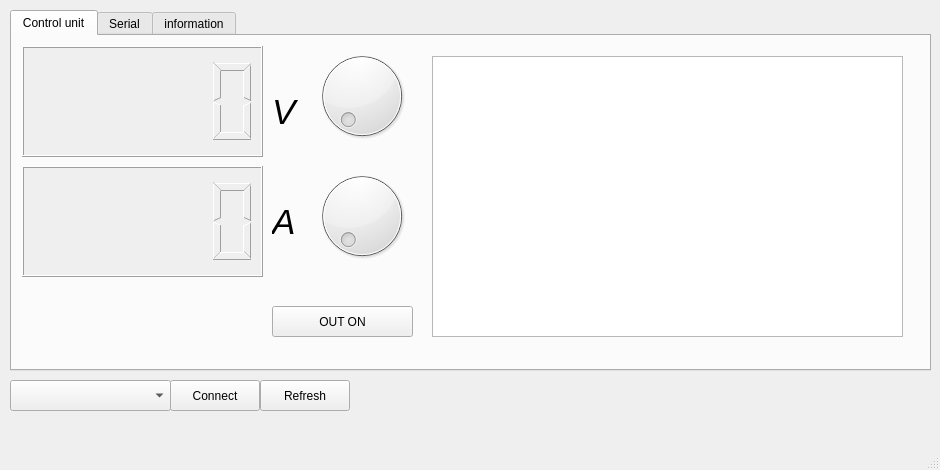
<?xml version="1.0" encoding="UTF-8"?>
<ui version="4.0">
 <class>MainWindow</class>
 <widget class="QMainWindow" name="MainWindow">
  <property name="geometry">
   <rect>
    <x>0</x>
    <y>0</y>
    <width>940</width>
    <height>470</height>
   </rect>
  </property>
  <property name="minimumSize">
   <size>
    <width>940</width>
    <height>470</height>
   </size>
  </property>
  <property name="maximumSize">
   <size>
    <width>940</width>
    <height>470</height>
   </size>
  </property>
  <property name="windowTitle">
   <string>FRX Labortnetzteil</string>
  </property>
  <property name="windowIcon">
   <iconset resource="ressourcen.qrc">
    <normaloff>:/icon_250.ico</normaloff>:/icon_250.ico</iconset>
  </property>
  <property name="autoFillBackground">
   <bool>true</bool>
  </property>
  <widget class="QWidget" name="centralwidget">
   <widget class="QComboBox" name="cbserial">
    <property name="geometry">
     <rect>
      <x>10</x>
      <y>380</y>
      <width>161</width>
      <height>31</height>
     </rect>
    </property>
   </widget>
   <widget class="QPushButton" name="btn_connect">
    <property name="geometry">
     <rect>
      <x>170</x>
      <y>380</y>
      <width>90</width>
      <height>31</height>
     </rect>
    </property>
    <property name="text">
     <string>Connect</string>
    </property>
   </widget>
   <widget class="QTabWidget" name="tabWidget">
    <property name="geometry">
     <rect>
      <x>10</x>
      <y>10</y>
      <width>921</width>
      <height>361</height>
     </rect>
    </property>
    <property name="focusPolicy">
     <enum>Qt::NoFocus</enum>
    </property>
    <property name="autoFillBackground">
     <bool>true</bool>
    </property>
    <property name="currentIndex">
     <number>0</number>
    </property>
    <widget class="QWidget" name="tab">
     <attribute name="title">
      <string>Control unit</string>
     </attribute>
     <widget class="QLCDNumber" name="lcdVolt">
      <property name="geometry">
       <rect>
        <x>10</x>
        <y>10</y>
        <width>241</width>
        <height>111</height>
       </rect>
      </property>
      <property name="autoFillBackground">
       <bool>true</bool>
      </property>
      <property name="smallDecimalPoint">
       <bool>false</bool>
      </property>
      <property name="segmentStyle">
       <enum>QLCDNumber::Outline</enum>
      </property>
     </widget>
     <widget class="QLCDNumber" name="lcdCurrent">
      <property name="geometry">
       <rect>
        <x>10</x>
        <y>130</y>
        <width>241</width>
        <height>111</height>
       </rect>
      </property>
      <property name="autoFillBackground">
       <bool>true</bool>
      </property>
      <property name="segmentStyle">
       <enum>QLCDNumber::Outline</enum>
      </property>
     </widget>
     <widget class="QLabel" name="lblV">
      <property name="geometry">
       <rect>
        <x>260</x>
        <y>50</y>
        <width>58</width>
        <height>51</height>
       </rect>
      </property>
      <property name="font">
       <font>
        <pointsize>26</pointsize>
        <italic>true</italic>
       </font>
      </property>
      <property name="text">
       <string>V</string>
      </property>
     </widget>
     <widget class="QLabel" name="lblA">
      <property name="geometry">
       <rect>
        <x>260</x>
        <y>160</y>
        <width>58</width>
        <height>51</height>
       </rect>
      </property>
      <property name="font">
       <font>
        <pointsize>26</pointsize>
        <italic>true</italic>
       </font>
      </property>
      <property name="text">
       <string>A</string>
      </property>
     </widget>
     <widget class="QDial" name="dial_v">
      <property name="geometry">
       <rect>
        <x>300</x>
        <y>10</y>
        <width>100</width>
        <height>100</height>
       </rect>
      </property>
     </widget>
     <widget class="QDial" name="dial_a">
      <property name="geometry">
       <rect>
        <x>300</x>
        <y>130</y>
        <width>100</width>
        <height>100</height>
       </rect>
      </property>
     </widget>
     <widget class="QPushButton" name="btn_out">
      <property name="geometry">
       <rect>
        <x>260</x>
        <y>270</y>
        <width>141</width>
        <height>31</height>
       </rect>
      </property>
      <property name="text">
       <string>OUT ON</string>
      </property>
     </widget>
     <widget class="QChartView" name="graphicsView">
      <property name="geometry">
       <rect>
        <x>420</x>
        <y>20</y>
        <width>471</width>
        <height>281</height>
       </rect>
      </property>
     </widget>
    </widget>
    <widget class="QWidget" name="tab_2">
     <attribute name="title">
      <string>Serial</string>
     </attribute>
     <widget class="QLineEdit" name="txtcmd">
      <property name="geometry">
       <rect>
        <x>10</x>
        <y>290</y>
        <width>261</width>
        <height>31</height>
       </rect>
      </property>
     </widget>
     <widget class="QTextEdit" name="txtlog">
      <property name="geometry">
       <rect>
        <x>10</x>
        <y>3</y>
        <width>761</width>
        <height>261</height>
       </rect>
      </property>
      <property name="readOnly">
       <bool>true</bool>
      </property>
      <property name="overwriteMode">
       <bool>true</bool>
      </property>
     </widget>
     <widget class="QPushButton" name="pushButton">
      <property name="geometry">
       <rect>
        <x>289</x>
        <y>290</y>
        <width>101</width>
        <height>31</height>
       </rect>
      </property>
      <property name="text">
       <string>Send</string>
      </property>
     </widget>
     <widget class="QPushButton" name="bnt_err">
      <property name="geometry">
       <rect>
        <x>810</x>
        <y>10</y>
        <width>90</width>
        <height>28</height>
       </rect>
      </property>
      <property name="text">
       <string>ERR</string>
      </property>
     </widget>
     <widget class="QPushButton" name="bnt_failt">
      <property name="geometry">
       <rect>
        <x>810</x>
        <y>40</y>
        <width>90</width>
        <height>28</height>
       </rect>
      </property>
      <property name="text">
       <string>FAILD</string>
      </property>
     </widget>
    </widget>
    <widget class="QWidget" name="tab_3">
     <attribute name="title">
      <string>information</string>
     </attribute>
     <widget class="QLabel" name="label">
      <property name="geometry">
       <rect>
        <x>40</x>
        <y>60</y>
        <width>101</width>
        <height>16</height>
       </rect>
      </property>
      <property name="font">
       <font>
        <weight>75</weight>
        <bold>true</bold>
       </font>
      </property>
      <property name="text">
       <string>AR488 Version:</string>
      </property>
      <property name="textFormat">
       <enum>Qt::PlainText</enum>
      </property>
     </widget>
     <widget class="QLabel" name="label_2">
      <property name="geometry">
       <rect>
        <x>40</x>
        <y>90</y>
        <width>58</width>
        <height>16</height>
       </rect>
      </property>
      <property name="font">
       <font>
        <weight>75</weight>
        <bold>true</bold>
       </font>
      </property>
      <property name="text">
       <string>Device:</string>
      </property>
     </widget>
     <widget class="QLabel" name="label_3">
      <property name="geometry">
       <rect>
        <x>40</x>
        <y>120</y>
        <width>58</width>
        <height>16</height>
       </rect>
      </property>
      <property name="font">
       <font>
        <weight>75</weight>
        <bold>true</bold>
       </font>
      </property>
      <property name="text">
       <string>ROM:</string>
      </property>
     </widget>
     <widget class="QLabel" name="label_4">
      <property name="geometry">
       <rect>
        <x>40</x>
        <y>150</y>
        <width>58</width>
        <height>16</height>
       </rect>
      </property>
      <property name="font">
       <font>
        <weight>75</weight>
        <bold>true</bold>
       </font>
      </property>
      <property name="text">
       <string>Max Volt:</string>
      </property>
     </widget>
     <widget class="QLabel" name="label_5">
      <property name="geometry">
       <rect>
        <x>40</x>
        <y>180</y>
        <width>91</width>
        <height>16</height>
       </rect>
      </property>
      <property name="font">
       <font>
        <weight>75</weight>
        <bold>true</bold>
       </font>
      </property>
      <property name="text">
       <string>Max. Ampere:</string>
      </property>
     </widget>
     <widget class="QLabel" name="lbl_ar488_ver">
      <property name="geometry">
       <rect>
        <x>140</x>
        <y>60</y>
        <width>741</width>
        <height>16</height>
       </rect>
      </property>
      <property name="text">
       <string>unknown</string>
      </property>
     </widget>
     <widget class="QLabel" name="lbl_device_Ver">
      <property name="geometry">
       <rect>
        <x>140</x>
        <y>90</y>
        <width>751</width>
        <height>16</height>
       </rect>
      </property>
      <property name="text">
       <string>unknown</string>
      </property>
     </widget>
     <widget class="QLabel" name="lbl_rom_version">
      <property name="geometry">
       <rect>
        <x>140</x>
        <y>120</y>
        <width>751</width>
        <height>16</height>
       </rect>
      </property>
      <property name="text">
       <string>unknown</string>
      </property>
     </widget>
     <widget class="QLabel" name="lbl_max_volt">
      <property name="geometry">
       <rect>
        <x>140</x>
        <y>150</y>
        <width>761</width>
        <height>16</height>
       </rect>
      </property>
      <property name="text">
       <string>unknown</string>
      </property>
     </widget>
     <widget class="QLabel" name="lbl_max_ampere">
      <property name="geometry">
       <rect>
        <x>140</x>
        <y>180</y>
        <width>761</width>
        <height>16</height>
       </rect>
      </property>
      <property name="text">
       <string>unknown</string>
      </property>
     </widget>
    </widget>
   </widget>
   <widget class="QPushButton" name="bnt_SerialDevices">
    <property name="geometry">
     <rect>
      <x>260</x>
      <y>380</y>
      <width>90</width>
      <height>31</height>
     </rect>
    </property>
    <property name="text">
     <string>Refresh</string>
    </property>
   </widget>
  </widget>
  <widget class="QMenuBar" name="menubar">
   <property name="geometry">
    <rect>
     <x>0</x>
     <y>0</y>
     <width>940</width>
     <height>22</height>
    </rect>
   </property>
  </widget>
  <widget class="QStatusBar" name="statusbar"/>
 </widget>
 <customwidgets>
  <customwidget>
   <class>QChartView</class>
   <extends>QGraphicsView</extends>
   <header>QtCharts</header>
  </customwidget>
 </customwidgets>
 <resources>
  <include location="ressourcen.qrc"/>
 </resources>
 <connections/>
</ui>
